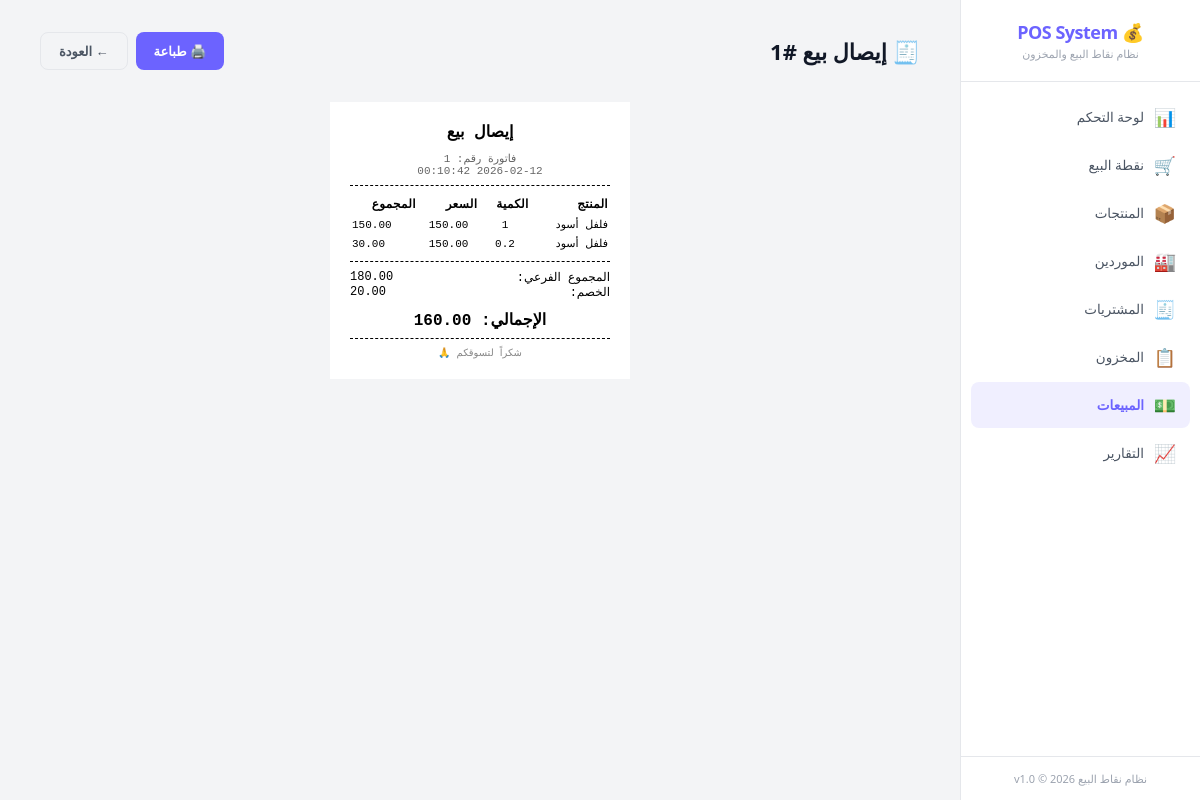
Screenshot of /?page=sales&action=view&id=4 with the database file from the repository.
### tables this page shows
CREATE TABLE sales (
    id INTEGER PRIMARY KEY AUTOINCREMENT,
    sale_number INTEGER DEFAULT NULL,
    datetime TEXT NOT NULL DEFAULT (datetime('now', 'localtime')),
    subtotal REAL NOT NULL DEFAULT 0,
    discount REAL NOT NULL DEFAULT 0,
    total REAL NOT NULL DEFAULT 0,
    payment_method TEXT NOT NULL DEFAULT 'cash' CHECK(payment_method IN ('cash', 'card', 'other')),
    notes TEXT DEFAULT NULL,
    created_at TEXT NOT NULL DEFAULT (datetime('now', 'localtime'))
);

CREATE TABLE sale_items (
    id INTEGER PRIMARY KEY AUTOINCREMENT,
    sale_id INTEGER NOT NULL,
    product_id INTEGER DEFAULT NULL,
    product_name TEXT NOT NULL,
    quantity REAL NOT NULL,
    price REAL NOT NULL,
    sale_mode TEXT NOT NULL DEFAULT 'unit' CHECK(sale_mode IN ('unit', 'pack', 'weight', 'custom')),
    subtotal REAL NOT NULL, unit_type TEXT DEFAULT 'قطعة',
    FOREIGN KEY (sale_id) REFERENCES sales(id) ON DELETE CASCADE,
    FOREIGN KEY (product_id) REFERENCES products(id) ON DELETE SET NULL
);

### app/controllers/SaleController.php (called while the page is built, shortened)
<?php
class SaleController {
    private $saleService;
    public function __construct() {
        $this->saleService = new SaleService();
    }
    public function view() {
        $id = $_GET['id'] ?? 0;
        $sale = $this->saleService->findById($id);
        include APP_PATH . '/views/layout/header.php';
        include APP_PATH . '/views/sales/receipt.php';
        include APP_PATH . '/views/layout/footer.php';
    }
}

### app/config/database.php (called while the page is built, shortened)
<?php
class Database {
    private static $instance = null;
    private $pdo;
    private function __construct() {
        $this->dbPath = __DIR__ . '/../../data/pos_system.db';
        try {
            $this->pdo = new PDO('sqlite:' . $this->dbPath);
            $this->pdo->setAttribute(PDO::ATTR_ERRMODE, PDO::ERRMODE_EXCEPTION);
            $this->pdo->setAttribute(PDO::ATTR_DEFAULT_FETCH_MODE, PDO::FETCH_ASSOC);
            $this->pdo->exec('PRAGMA journal_mode = WAL');
            $this->pdo->exec('PRAGMA foreign_keys = ON');
            $this->pdo->exec('PRAGMA busy_timeout = 5000');
            $this->pdo->exec('PRAGMA synchronous = NORMAL');
            $this->pdo->exec('PRAGMA cache_size = -8000');
            $this->pdo->exec('PRAGMA temp_store = MEMORY');
        } catch (PDOException $e) {
            die('Database connection failed: ' . $e->getMessage());
        }
    }
    public static function getInstance() {
        if (self::$instance === null) {
            self::$instance = new self();
        }
        return self::$instance;
    }
    public function getConnection() {
        return $this->pdo;
    }
    public function migrate() {
        $migrationsDir = __DIR__ . '/../database/migrations/';
        $migrationFiles = glob($migrationsDir . '*.sql');
        sort($migrationFiles);
        foreach ($migrationFiles as $file) {
            $sql = file_get_contents($file);
            try {
                $this->pdo->exec($sql);
            } catch (PDOException $e) {
                if (strpos($e->getMessage(), 'already exists') === false &&
                    strpos($e->getMessage(), 'UNIQUE constraint') === false) {
                    error_log('Migration error in ' . basename($file) . ': ' . $e->getMessage());
                }
            }
        }
    }
}

### app/services/SaleService.php (called while the page is built, shortened)
<?php
class SaleService {
    private $saleRepo;
    public function __construct() {
        $this->saleRepo = new SaleRepository();
    }
    public function findById($id) {
        return $this->saleRepo->findById($id);
    }
}

### app/repositories/SaleRepository.php (called while the page is built, shortened)
<?php
class SaleRepository {
    private $db;
    public function __construct() {
        $this->db = Database::getInstance()->getConnection();
    }
    public function findById($id) {
        $stmt = $this->db->prepare("SELECT * FROM sales WHERE id = :id");
        $stmt->execute([':id' => $id]);
        $sale = $stmt->fetch();
        if ($sale) {
            $itemStmt = $this->db->prepare("SELECT * FROM sale_items WHERE sale_id = :sale_id");
            $itemStmt->execute([':sale_id' => $id]);
            $sale['items'] = $itemStmt->fetchAll();
        }
        return $sale;
    }
}

### app/views/sales/receipt.php (the view)
<div class="page-header">
    <div>
        <h1>🧾 إيصال بيع #<?= $sale['sale_number'] ?? $sale['id'] ?></h1>
    </div>
    <div class="btn-group">
        <button class="btn btn-primary" onclick="window.print()">🖨️ طباعة</button>
        <a href="?page=sales" class="btn btn-outline">← العودة</a>
    </div>
</div>
<div style="max-width:400px;margin:0 auto;">
    <div class="receipt" id="printableReceipt">
        <h2>إيصال بيع</h2>
        <div style="text-align:center;font-size:11px;color:#666;">
            فاتورة رقم: <?= $sale['sale_number'] ?? $sale['id'] ?><br>
            <?= $sale['datetime'] ?>
        </div>
        <div class="line"></div>
        <table>
            <thead>
                <tr>
                    <th style="text-align:right">المنتج</th>
                    <th>الكمية</th>
                    <th>السعر</th>
                    <th>المجموع</th>
                </tr>
            </thead>
            <tbody>
                <?php foreach ($sale['items'] as $item): ?>
                <tr>
                    <td><?= htmlspecialchars($item['product_name']) ?></td>
                    <td style="text-align:center"><?= $item['quantity'] ?></td>
                    <td style="text-align:center"><?= number_format($item['price'], 2) ?></td>
                    <td style="text-align:left"><?= number_format($item['subtotal'], 2) ?></td>
                </tr>
                <?php endforeach; ?>
            </tbody>
        </table>
        <div class="line"></div>
        <?php if ($sale['discount'] > 0): ?>
        <div style="display:flex;justify-content:space-between;">
            <span>المجموع الفرعي:</span>
            <span><?= number_format($sale['subtotal'], 2) ?></span>
        </div>
        <div style="display:flex;justify-content:space-between;">
            <span>الخصم:</span>
            <span><?= number_format($sale['discount'], 2) ?></span>
        </div>
        <?php endif; ?>
        <div class="total-line">
            الإجمالي: <?= number_format($sale['total'], 2) ?>
        </div>
        <div class="line"></div>
        <div style="text-align:center;font-size:10px;color:#888;margin-top:8px;">
            شكراً لتسوقكم 🙏
        </div>
    </div>
</div>

### public/css/main.css (style rules this page uses)
:root { --bg-primary: #f3f4f6; --bg-secondary: #ffffff; --bg-card: #ffffff; --bg-card-hover: #f9fafb; --bg-input: #ffffff; --border-color: #e5e7eb; --border-focus: #6c63ff; --text-primary: #111827; --text-secondary: #4b5563; --text-muted: #9ca3af; --accent: #6c63ff; --accent-hover: #5a52e0; --accent-light: rgba(108, 99, 255, 0.1); --success: #16a34a; --success-bg: #dcfce7; --warning: #d97706; --warning-bg: #fef3c7; --danger: #dc2626; --danger-bg: #fee2e2; --info: #2563eb; --info-bg: #dbeafe; --shadow: 0 4px 6px -1px rgba(0, 0, 0, 0.1), 0 2px 4px -1px rgba(0, 0, 0, 0.06); --shadow-sm: 0 1px 2px 0 rgba(0, 0, 0, 0.05); --radius: 12px; --radius-sm: 8px; --radius-lg: 16px; --sidebar-width: 240px; --transition: all 0.2s ease; --font: 'Segoe UI', 'Cairo', Tahoma, sans-serif; }
*, *::before, *::after { box-sizing: border-box; margin: 0; padding: 0; }
html, body { height: 100%; font-family: var(--font); font-size: 14px; background: var(--bg-primary); color: var(--text-primary); direction: rtl; overflow: hidden; }
a { color: var(--accent); text-decoration: none; }
.page-header { display: flex; align-items: center; justify-content: space-between; margin-bottom: 32px; flex-wrap: wrap; gap: 16px; }
.page-header h1 { font-size: 22px; font-weight: 700; color: var(--text-primary); }
.btn { display: inline-flex; align-items: center; justify-content: center; gap: 6px; padding: 9px 18px; border: none; border-radius: var(--radius-sm); font-size: 13px; font-weight: 600; font-family: var(--font); cursor: pointer; transition: var(--transition); white-space: nowrap; line-height: 1.4; }
.btn-primary { background: var(--accent); color: #fff; }
.btn-outline { background: transparent; border: 1px solid var(--border-color); color: var(--text-secondary); }
.btn-group { display: flex; gap: 8px; flex-wrap: wrap; }
table { width: 100%; border-collapse: collapse; font-size: 13px; }
thead { background: var(--bg-secondary); }
th { padding: 12px 14px; text-align: right; font-weight: 600; color: var(--text-secondary); font-size: 12px; text-transform: uppercase; letter-spacing: 0.3px; border-bottom: 1px solid var(--border-color); white-space: nowrap; }
td { padding: 11px 14px; border-bottom: 1px solid var(--border-color); color: var(--text-primary); }
tbody tr:last-child td { border-bottom: none; }
.receipt { background: #fff; color: #000; padding: 20px; font-family: 'Courier New', monospace; font-size: 12px; direction: rtl; max-width: 300px; margin: 0 auto; }
.receipt h2 { text-align: center; font-size: 16px; margin-bottom: 10px; }
.receipt .line { border-bottom: 1px dashed #000; margin: 8px 0; }
.receipt table { width: 100%; font-size: 11px; }
.receipt th, .receipt td { padding: 3px 2px; border: none; color: #000; }
.receipt .total-line { font-size: 16px; font-weight: bold; text-align: center; margin-top: 10px; }

### rows the page displays
sales: sale_number "1", datetime "2026-02-12 00:10:42", subtotal "180.00", discount "20.00", total "160.00"
sale_items: product_name "فلفل أسود", quantity "1", price "150.00", subtotal "150.00"
sale_items: product_name "فلفل أسود", quantity "0.2", price "150.00", subtotal "30.00"
